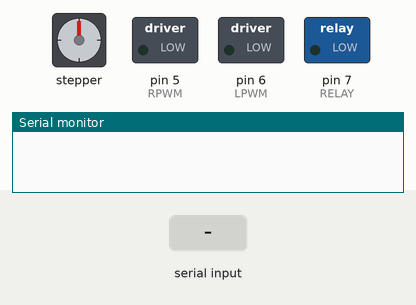
This sketch was run on a simulated Arduino Uno, built with avr-gcc and run on an emulated ATmega328P. Shown: stepper motor, switched loads named in the sketch (green lamp = pin HIGH), the last lines printed to the serial monitor. Wiring (inferred from the names in the program): stepper motor driver (200 steps per turn assumed): step pin 3; direction pin 4. The test bench sets the inputs (shaded band). Pins used as bus, display or sensor lines are not drawn.

Above: at 1.2 s.
1.3 s: "S\n" received over the second serial link
At 7.2 s:
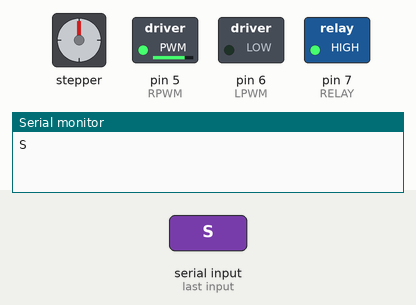
10.3 s: "N\n" received over the second serial link
At 14.5 s:
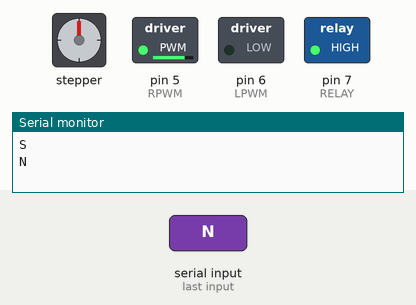
Timing chart, 0 to 68.8 s (numbered marks = the images above; inputs shaded):
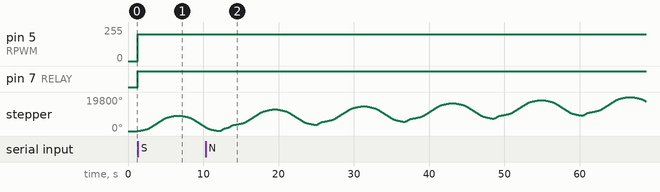

The sketch:

solarCleaner.ino
```cpp
#include <SoftwareSerial.h>

SoftwareSerial BT(10, 11); // RX, TX

// ===== PINS =====
#define STEP 3
#define DIR  4

#define RPWM 5
#define LPWM 6

#define RELAY 7

#define BACK_LIMIT 9

// ===== VARIABLES =====
String command = "";

bool running = false;
bool brushState = false;
bool pumpState = false;

long stepsPerPanel = 5000;
long stepsGap = 1000;

// ===== SETUP =====
void setup() {
  pinMode(STEP, OUTPUT);
  pinMode(DIR, OUTPUT);

  pinMode(RPWM, OUTPUT);
  pinMode(LPWM, OUTPUT);

  pinMode(RELAY, OUTPUT);

  pinMode(BACK_LIMIT, INPUT_PULLUP);

  BT.begin(9600);
  Serial.begin(9600);
}

// ===== SMOOTH STEPPER =====
void stepMotorSmooth(long steps, bool dir) {
  digitalWrite(DIR, dir);

  int minDelay = 300;
  int maxDelay = 1200;

  for (long i = 0; i < steps; i++) {

    float progress = (float)i / steps;
    int delayVal;

    if (progress < 0.2)
      delayVal = maxDelay - (progress * (maxDelay - minDelay) * 5);
    else if (progress > 0.8)
      delayVal = minDelay + ((progress - 0.8) * (maxDelay - minDelay) * 5);
    else
      delayVal = minDelay;

    digitalWrite(STEP, HIGH);
    delayMicroseconds(delayVal);
    digitalWrite(STEP, LOW);
    delayMicroseconds(delayVal);
  }
}

// ===== HOMING =====
void homeSystem() {
  digitalWrite(DIR, LOW);

  while (digitalRead(BACK_LIMIT) == HIGH) {
    digitalWrite(STEP, HIGH);
    delayMicroseconds(1000);
    digitalWrite(STEP, LOW);
    delayMicroseconds(1000);
  }
}

// ===== BRUSH =====
void brushON() {
  analogWrite(RPWM, 200);
  analogWrite(LPWM, 0);
  brushState = true;
}

void brushOFF() {
  analogWrite(RPWM, 0);
  analogWrite(LPWM, 0);
  brushState = false;
}

// ===== LOOP =====
void loop() {

  // READ BLUETOOTH
  if (BT.available()) {
    command = BT.readStringUntil('\n');
    command.trim();

    Serial.println(command);
  }

  // ===== COMMAND HANDLING =====

  if (command == "S") {
    running = true;
    command = "";
  }

  if (command == "X") {
    running = false;
    brushOFF();
    digitalWrite(RELAY, LOW);
    command = "";
  }

  if (command == "N") {
    stepMotorSmooth(stepsGap, HIGH);
    command = "";
  }

  if (command == "R") {
    brushOFF();
    digitalWrite(RELAY, LOW);
    homeSystem();
    command = "";
  }

  if (command == "B") {
    if (brushState) brushOFF();
    else brushON();
    command = "";
  }

  if (command == "P") {
    pumpState = !pumpState;
    digitalWrite(RELAY, pumpState);
    command = "";
  }

  // ===== AUTO CLEAN =====
  if (running) {
    brushON();
    digitalWrite(RELAY, HIGH);

    stepMotorSmooth(stepsPerPanel, HIGH);
    delay(500);
    stepMotorSmooth(stepsPerPanel, LOW);

    stepMotorSmooth(stepsGap, HIGH);
  }
}
```

Measured:
- after the input at 1.3 s, pin 5 (RPWM): 0/255 → 200/255 at once; pin 7 (RELAY): LOW → HIGH at once; stepper: turns 9000° clockwise in 5.1 s, then 6682° counter-clockwise in 3.4 s
